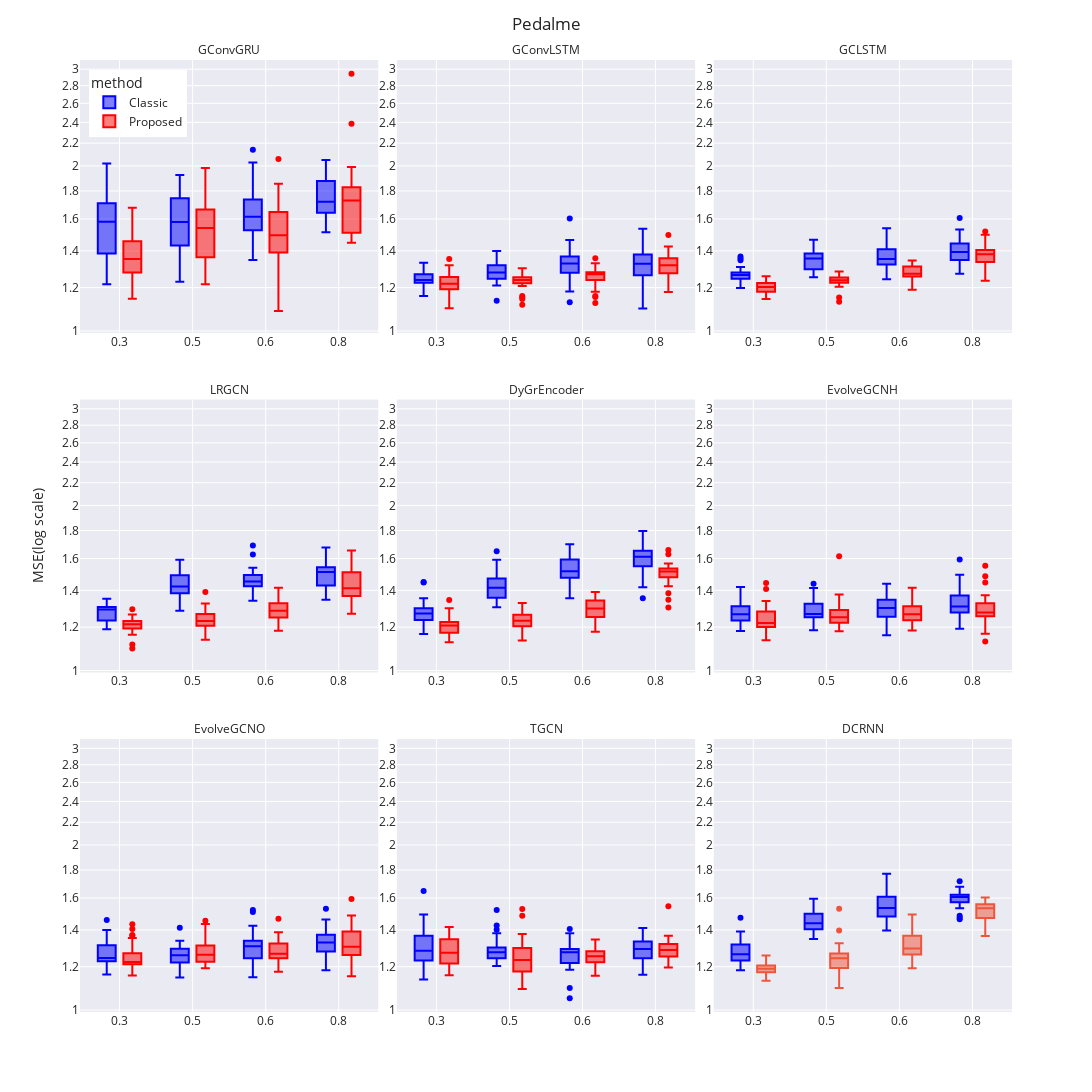

This figure's notebook cell:
### Code cell
with open('pedalme_fig.pkl', 'rb') as file:
    pedalme_fig = pickle.load(file)

pedalme_fig
